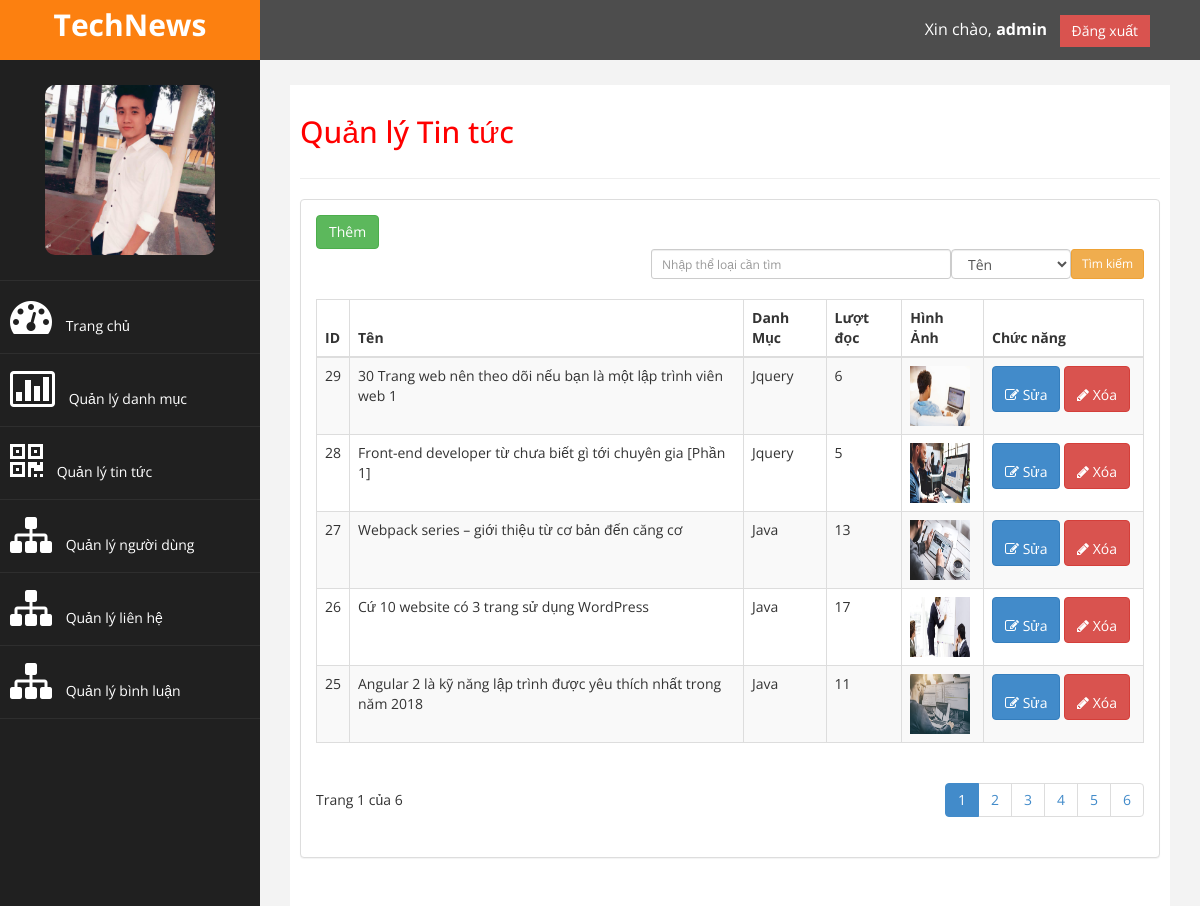
The page /admin/news/index.php (signed in) on the database its author committed.
### tables this page shows
CREATE TABLE `news` (
  `news_id` int(10) NOT NULL,
  `name` text NOT NULL,
  `preview` text NOT NULL,
  `detail` text NOT NULL,
  `date_create` datetime NOT NULL,
  `create_by` int(10) NOT NULL,
  `picture` varchar(100) NOT NULL,
  `counter` int(10) NOT NULL,
  `cat_id` int(10) NOT NULL,
  `status` int(1) NOT NULL
);

CREATE TABLE `cat` (
  `cat_id` int(10) NOT NULL,
  `name` varchar(100) NOT NULL,
  `status` int(1) NOT NULL,
  `parent_id` int(10) NOT NULL,
  `color` int(1) NOT NULL
);

### admin/news/index.php (the view, shortened to what this page needs)
<?php require_once $_SERVER['DOCUMENT_ROOT'].'/templates/admin/inc/header.php'; ?>
<?php require_once $_SERVER['DOCUMENT_ROOT'].'/templates/admin/inc/leftbar.php'; ?>
<div id="page-wrapper">
<div id="page-inner">
   <div class="row">
      <div class="col-md-12">
         <h2>Quản lý Tin tức</h2>
      </div>
   </div>
   <hr/>
   <div class="row">
      <div class="col-md-12">
         <div class="panel panel-default">
            <div class="panel-body">
               <div class="table-responsive">
                  <div class="row">
                     <div class="col-sm-6">
                        <a href="add.php" class="btn btn-success btn-md">Thêm</a>
                     </div>
                     <div class="col-sm-6" style="text-align: right;width:100%">
                        <form method="POST" action="">
                           <input type="submit" name="ok" value="Tìm kiếm" class="btn btn-warning btn-sm" style="float:right"/>
                           <select class="form-control" name="danhmuc" style="float:right;width:120px;height:30px">
                              <option value="p.name" selected>Tên</option>
                           </select>
                           <input type="search" name="search"  class="form-control input-sm" placeholder="Nhập thể loại cần tìm" style="float:right; width: 300px;"/>
                        </form>
                        <br/>
                     </div>
                  </div>
                  <?php
                     $queryTSD = "SELECT COUNT(*) AS TSD FROM news";
                     $resultTSD = $mysqli->query($queryTSD);
                     $arTmp = mysqli_fetch_assoc($resultTSD);
                     $tongDong = $arTmp['TSD'];
                     $rowcount =  ROW_COUNT;
                     $tongTrang = ceil($tongDong/$rowcount);
                     $currentPage = 1;
                     $offset = ($currentPage - 1) * $rowcount;
                     ?>
                  <table class="table table-striped table-bordered table-hover" id="dataTables-example">
                     <thead>
                        <tr>
                           <th>ID</th>
                           <th>Tên</th>
                           <th>Danh Mục</th>
                           <th>Lượt đọc</th>
                           <th>Hình Ảnh</th>
                           <th width="160px">Chức năng</th>
                        </tr>
                     </thead>
                     <tbody>
                        <?php
                           if(isset($_POST['ok'])){
                           $danhmuc = $_POST['danhmuc'];
                                                	$search = addslashes($_POST['search']);
                           $query = "SELECT p.*,c.name as 'danhmuc' FROM `news` p INNER JOIN `cat` c ON c.cat_id = p.cat_id where $danhmuc like N'%{$search}%' order by p.news_id DESC";
                                                	$result = $mysqli->query($query);
                                                	 $num = mysqli_num_rows($result);
                                                		if ($num > 0 && $search != "")
                                                		{
                                                		?>
                        <font size="3" color="red">
                        <?php
                           echo "$num ket qua tra ve voi tu khoa <b>$search</b> trong <b>$danhmuc</b>";
                           ?>
                        </font>
                        <?php
                           }
                           }else{
                           $query = "SELECT p.*,c.name as 'danhmuc' FROM `news` p INNER JOIN `cat` c ON c.cat_id = p.cat_id order by news_id DESC limit {$offset},{$rowcount}";
                           }
                           $result = $mysqli->query($query);
                           while($row = mysqli_fetch_assoc($result)){
                           $news_id = $row["news_id"];
                           $name = $row["name"];
                           $danhmuc = $row['danhmuc'];
                           $luotdoc = $row["counter"];
                           $hinh = $row["picture"];
                           $urlUpdate = "/admin/news/update.php?idupdate={$news_id}";
                           $urlDelete = "/admin/news/delete.php?iddele={$news_id}";
                           ?>
                        <tr class="gradeX">
                           <td><?php echo $news_id ?></td>
                           <td><?php echo $name ?></td>
                           <td><?php echo $danhmuc ?></td>
                           <td><?php echo $luotdoc ?></td>
                           <td><img src="/files/<?php echo $hinh ?>" style="height: 60px;width: 60px;"/></td>
                           <td class="center">
                              <a href="<?php echo $urlUpdate ?>" title="" class="btn btn-primary"><i class="fa fa-edit "></i> Sửa</a>
                              <a href="<?php echo $urlDelete ?>" title="" class="btn btn-danger" onclick= "return confirm('bạn có muốn xóa trường này không?')"><i class="fa fa-pencil"></i> Xóa</a>
                           </td>
                        </tr>
                        <?php } ?>
                     </tbody>
                  </table>
                  <div class="row">
                     <div class="col-sm-6">
                        <div class="dataTables_info" id="dataTables-example_info" style="margin-top:27px">Trang <?php echo $currentPage?> của <?php echo $tongTrang?></div>
                     </div>
                     <div class="col-sm-6" style="text-align: right;">
                        <div class="dataTables_paginate paging_simple_numbers" id="dataTables-example_paginate">
                           <ul class="pagination">
                              <?php
                                 for($i=1;$i<=$tongTrang;$i++){
                                 	$active = '';
                                 	if($i==$currentPage){
                                 		$active = 'active';
                                 	}
                                 ?>
                              <li class="paginate_button <?php echo $active	?>" ><a href="index.php?tab=3&page=<?php echo $i?>"><?php echo $i?></a></li>
                              <?php }	?>
                           </ul>
                        </div>
                     </div>
                  </div>
               </div>
            </div>
         </div>
      </div>
   </div>
</div>
<?php require_once $_SERVER['DOCUMENT_ROOT'].'/templates/admin/inc/footer.php'; ?>

### templates/admin/assets/css/custom.css (style rules this page uses)
body { font-family: 'Open Sans', sans-serif; }
#page-wrapper { padding: 15px 15px; min-height: 600px; background:#F3F3F3; }
#page-inner { width:100%; margin:10px 20px 10px 0px; background-color:#fff!important; padding:10px; min-height:1200px; }
h2 { color: #f00; }
@media (min-width:768px) { #page-wrapper { margin: 0 0 0 260px; padding: 15px 30px; min-height: 1200px; } }

### templates/admin/inc/header.php (style rules this page uses)
.row i { padding-top: 15px; }

### rows shown on the page
news: news_id "29", name "30 Trang web nên theo dõi nếu bạn là một lập trình viên web 1", cat.name "Jquery", counter "6", picture (picture)
news: news_id "28", name "Front-end developer từ chưa biết gì tới chuyên gia [Phần 1]", cat.name "Jquery", counter "5", picture (picture)
news: news_id "27", name "Webpack series – giới thiệu từ cơ bản đến căng cơ", cat.name "Java", counter "13", picture (picture)
news: news_id "26", name "Cứ 10 website có 3 trang sử dụng WordPress", cat.name "Java", counter "17", picture (picture)
news: news_id "25", name "Angular 2 là kỹ năng lập trình được yêu thích nhất trong năm 2018", cat.name "Java", counter "11", picture (picture)

### other values the page prints
$name "admin"
$currentPage "1"
$tongTrang "6"
